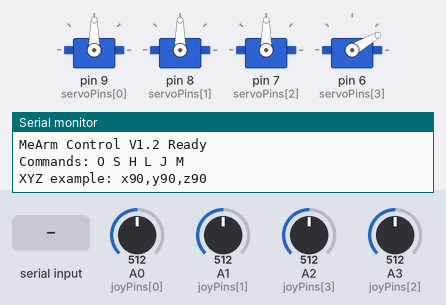
Bench run of a sketch on a simulated Arduino Uno, built with avr-gcc and run on an emulated ATmega328P. Parts: 4 × servo, the last lines printed to the serial monitor. Inputs (shaded band) come from the test bench; at power-on: A2 (joyPins[3]) = 512, A0 (joyPins[0]) = 512, A1 (joyPins[1]) = 512, A3 (joyPins[2]) = 512.

Above: at 1.2 s.
1.3 s: A2 (joyPins[3]) set to 558
2.8 s: A2 (joyPins[3]) set to 579
At 4.9 s:
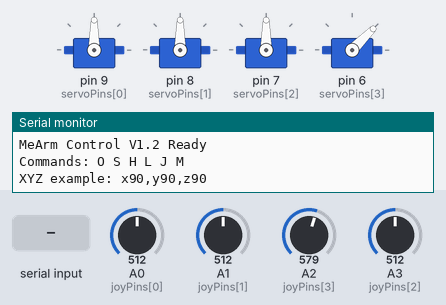
5.8 s: A0 (joyPins[0]) set to 555
7.3 s: A0 (joyPins[0]) set to 589
At 7.45 s:
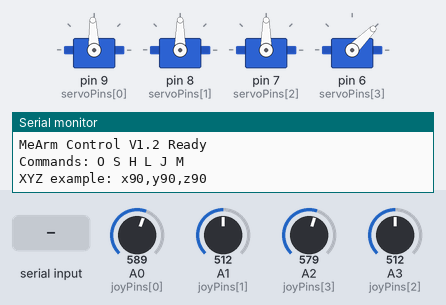
9.2 s: "M\n" received over Serial
10.7 s: "O\n" received over Serial
At 13.4 s:
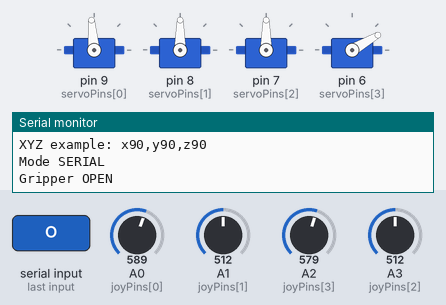
Timing chart, 0 to 14.7 s (numbered marks = the images above; inputs shaded):
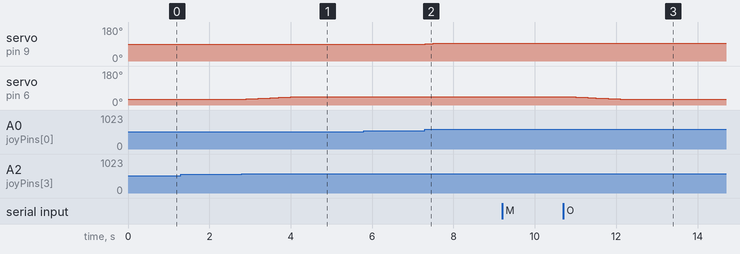

Measured:
- the behaviour switches between 570 and 571 on A2 (joyPins[3]) (found by bisection; images 0 and 1)
- after the input at 1.3 s, every drawn part: stays the same
- after the input at 2.8 s, servo on pin 6 (servoPins[3]): moves from 30° to 45° over 1.4 s, starting at once
- after the input at 5.8 s, every drawn part: stays the same
- after the input at 7.3 s, servo on pin 9 (servoPins[0]): moves from 90° to 95° over 0.40 s, starting at once
- after the input at 10.7 s, servo on pin 6 (servoPins[3]): moves from 45° to 30° over 1.4 s, starting after 0.10 s

The sketch:

MeArm_Control_V1_2.ino
```cpp
#include <Servo.h>
#include <string.h>
#include <stdio.h>
#include <ctype.h>

// 关节编号
enum {
  BASE = 0,
  LEFT = 1,
  RIGHT = 2,
  CLAW = 3,
  JOINT_COUNT = 4
};

// 四个舵机
Servo servos[JOINT_COUNT];

// V3 扩展板引脚
const byte servoPins[4] = {9, 8, 7, 6};
const byte joyPins[4] = {A0, A1, A3, A2};

// 当前命令角度与目标角度
int currentAngle[4] = {90, 90, 90, 30};
int targetAngle[4]  = {90, 90, 90, 30};

// 当前已经测试过的角度区间
const int minAngle[4] = {85, 85, 85, 30};
const int maxAngle[4] = {95, 95, 95, 45};

// 摇杆死区
const int DEAD_LOW = 450;
const int DEAD_HIGH = 570;

// 控制模式
enum ControlMode {
  JOYSTICK_MODE,
  SERIAL_MODE
};

ControlMode mode = JOYSTICK_MODE;

// 运动速度
unsigned long updateInterval = 100;
unsigned long lastUpdate = 0;

// 串口命令缓存
char commandBuffer[48];
byte commandLength = 0;

// 每个关节每次只变化 1 度
void moveOneStep(byte joint) {
  if (currentAngle[joint] < targetAngle[joint]) {
    currentAngle[joint]++;
  }
  else if (currentAngle[joint] > targetAngle[joint]) {
    currentAngle[joint]--;
  }

  servos[joint].write(currentAngle[joint]);
}

// 读取摇杆，产生关节目标角度
void updateJoystick() {
  for (byte i = 0; i < JOINT_COUNT; i++) {
    int value = analogRead(joyPins[i]);

    if (value < DEAD_LOW) {
      targetAngle[i] = currentAngle[i] - 1;
    }
    else if (value > DEAD_HIGH) {
      targetAngle[i] = currentAngle[i] + 1;
    }
    else {
      targetAngle[i] = currentAngle[i];
    }

    targetAngle[i] = constrain(
      targetAngle[i],
      minAngle[i],
      maxAngle[i]
    );
  }
}

// 三舵机协同目标
void setXYZ(int x, int y, int z) {
  if (x < minAngle[BASE] || x > maxAngle[BASE] ||
      y < minAngle[LEFT] || y > maxAngle[LEFT] ||
      z < minAngle[RIGHT] || z > maxAngle[RIGHT]) {

    Serial.println("ERROR: Angle out of range");
    return;
  }

  mode = SERIAL_MODE;

  targetAngle[BASE] = x;
  targetAngle[LEFT] = y;
  targetAngle[RIGHT] = z;

  Serial.print("XYZ target: ");
  Serial.print(x);
  Serial.print(", ");
  Serial.print(y);
  Serial.print(", ");
  Serial.println(z);
}

// 处理完整的一条串口命令
void executeCommand(char *cmd) {
  int x, y, z;
  int consumed = 0;

  if (strlen(cmd) == 1) {
    char c = toupper((unsigned char)cmd[0]);

    switch (c) {
      case 'O':
        targetAngle[CLAW] = minAngle[CLAW];
        Serial.println("Gripper OPEN");
        return;

      case 'S':
        targetAngle[CLAW] = maxAngle[CLAW];
        Serial.println("Gripper CLOSE");
        return;

      case 'H':
        updateInterval = 50;
        Serial.println("Speed HIGH");
        return;

      case 'L':
        updateInterval = 200;
        Serial.println("Speed LOW");
        return;

      case 'J':
        mode = JOYSTICK_MODE;
        Serial.println("Mode JOYSTICK");
        return;

      case 'M':
        mode = SERIAL_MODE;
        for (byte i = 0; i < JOINT_COUNT; i++) {
          targetAngle[i] = currentAngle[i];
        }
        Serial.println("Mode SERIAL");
        return;
    }
  }

  // 格式：x90,y90,z90
  if (sscanf(cmd, "x%d,y%d,z%d%n",
             &x, &y, &z, &consumed) == 3 &&
      consumed == (int)strlen(cmd)) {
    setXYZ(x, y, z);
    return;
  }

  Serial.println("ERROR: Unknown command");
}

// 非阻塞串口逐字符接收
void handleSerial() {
  while (Serial.available() > 0) {
    char c = Serial.read();

    if (c == '\n' || c == '\r') {
      if (commandLength > 0) {
        commandBuffer[commandLength] = '\0';
        executeCommand(commandBuffer);
        commandLength = 0;
      }
    }
    else if (commandLength < sizeof(commandBuffer) - 1) {
      commandBuffer[commandLength++] = c;
    }
    else {
      commandLength = 0;
      Serial.println("ERROR: Command too long");
    }
  }
}

void setup() {
  Serial.begin(9600);

  // 先预设目标，再 attach
  for (byte i = 0; i < JOINT_COUNT; i++) {
    servos[i].write(currentAngle[i]);
    servos[i].attach(servoPins[i]);
  }

  Serial.println("MeArm Control V1.2 Ready");
  Serial.println("Commands: O S H L J M");
  Serial.println("XYZ example: x90,y90,z90");
}

void loop() {
  handleSerial();

  unsigned long now = millis();

  if (now - lastUpdate >= updateInterval) {
    lastUpdate = now;

    if (mode == JOYSTICK_MODE) {
      updateJoystick();
    }

    for (byte i = 0; i < JOINT_COUNT; i++) {
      moveOneStep(i);
    }
  }
}
```
